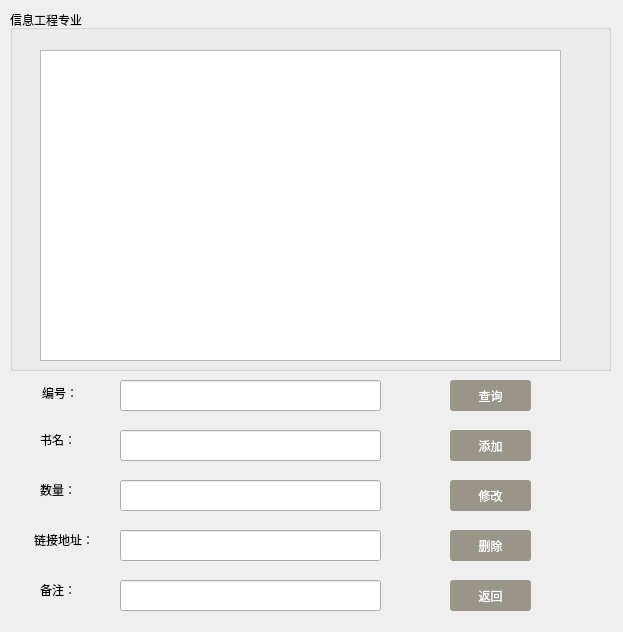
<?xml version="1.0" encoding="UTF-8"?>
<ui version="4.0">
 <class>TInformation</class>
 <widget class="QDialog" name="TInformation">
  <property name="geometry">
   <rect>
    <x>0</x>
    <y>0</y>
    <width>623</width>
    <height>632</height>
   </rect>
  </property>
  <property name="windowTitle">
   <string>Dialog</string>
  </property>
  <widget class="QGroupBox" name="groupBox">
   <property name="geometry">
    <rect>
     <x>10</x>
     <y>10</y>
     <width>601</width>
     <height>361</height>
    </rect>
   </property>
   <property name="styleSheet">
    <string notr="true">

font: 75 14pt &quot;Aparajita&quot;;</string>
   </property>
   <property name="title">
    <string>信息工程专业</string>
   </property>
   <widget class="QTableView" name="automationview">
    <property name="geometry">
     <rect>
      <x>30</x>
      <y>40</y>
      <width>521</width>
      <height>311</height>
     </rect>
    </property>
    <property name="styleSheet">
     <string notr="true"/>
    </property>
   </widget>
  </widget>
  <widget class="QLabel" name="label_5">
   <property name="geometry">
    <rect>
     <x>40</x>
     <y>580</y>
     <width>63</width>
     <height>20</height>
    </rect>
   </property>
   <property name="styleSheet">
    <string notr="true">font: 14pt &quot;Agency FB&quot;;</string>
   </property>
   <property name="text">
    <string>备注：     </string>
   </property>
  </widget>
  <widget class="QLineEdit" name="nameline">
   <property name="geometry">
    <rect>
     <x>120</x>
     <y>430</y>
     <width>261</width>
     <height>31</height>
    </rect>
   </property>
  </widget>
  <widget class="QLineEdit" name="numberline">
   <property name="geometry">
    <rect>
     <x>120</x>
     <y>480</y>
     <width>261</width>
     <height>31</height>
    </rect>
   </property>
  </widget>
  <widget class="QLabel" name="label_4">
   <property name="geometry">
    <rect>
     <x>34</x>
     <y>530</y>
     <width>80</width>
     <height>20</height>
    </rect>
   </property>
   <property name="styleSheet">
    <string notr="true">font: 14pt &quot;Agency FB&quot;;</string>
   </property>
   <property name="text">
    <string>链接地址：</string>
   </property>
  </widget>
  <widget class="QLineEdit" name="remarkline">
   <property name="geometry">
    <rect>
     <x>120</x>
     <y>580</y>
     <width>261</width>
     <height>31</height>
    </rect>
   </property>
  </widget>
  <widget class="QPushButton" name="returnbtn">
   <property name="geometry">
    <rect>
     <x>450</x>
     <y>580</y>
     <width>81</width>
     <height>31</height>
    </rect>
   </property>
   <property name="styleSheet">
    <string notr="true">QPushButton { background-color: rgb(153, 149, 137); border-radius: 3px; color: rgb(255, 255, 255); } QPushButton:hover { background-color: black;}</string>
   </property>
   <property name="text">
    <string>返回</string>
   </property>
  </widget>
  <widget class="QLineEdit" name="adressline">
   <property name="geometry">
    <rect>
     <x>120</x>
     <y>530</y>
     <width>261</width>
     <height>31</height>
    </rect>
   </property>
  </widget>
  <widget class="QPushButton" name="changebtn">
   <property name="geometry">
    <rect>
     <x>450</x>
     <y>480</y>
     <width>81</width>
     <height>31</height>
    </rect>
   </property>
   <property name="styleSheet">
    <string notr="true">QPushButton { background-color: rgb(153, 149, 137); border-radius: 3px; color: rgb(255, 255, 255); } QPushButton:hover { background-color: black;}</string>
   </property>
   <property name="text">
    <string>修改</string>
   </property>
  </widget>
  <widget class="QLineEdit" name="idline">
   <property name="geometry">
    <rect>
     <x>120</x>
     <y>380</y>
     <width>261</width>
     <height>31</height>
    </rect>
   </property>
  </widget>
  <widget class="QPushButton" name="addbtn">
   <property name="geometry">
    <rect>
     <x>450</x>
     <y>430</y>
     <width>81</width>
     <height>31</height>
    </rect>
   </property>
   <property name="styleSheet">
    <string notr="true">QPushButton { background-color: rgb(153, 149, 137); border-radius: 3px; color: rgb(255, 255, 255); } QPushButton:hover { background-color: black;}</string>
   </property>
   <property name="text">
    <string>添加</string>
   </property>
  </widget>
  <widget class="QLabel" name="label_3">
   <property name="geometry">
    <rect>
     <x>40</x>
     <y>480</y>
     <width>60</width>
     <height>20</height>
    </rect>
   </property>
   <property name="styleSheet">
    <string notr="true">font: 14pt &quot;Agency FB&quot;;</string>
   </property>
   <property name="text">
    <string>数量：     </string>
   </property>
  </widget>
  <widget class="QPushButton" name="searchbtn">
   <property name="geometry">
    <rect>
     <x>450</x>
     <y>380</y>
     <width>81</width>
     <height>31</height>
    </rect>
   </property>
   <property name="styleSheet">
    <string notr="true">QPushButton { background-color: rgb(153, 149, 137); border-radius: 3px; color: rgb(255, 255, 255); } QPushButton:hover { background-color: black;}



</string>
   </property>
   <property name="text">
    <string>查询</string>
   </property>
  </widget>
  <widget class="QLabel" name="label">
   <property name="geometry">
    <rect>
     <x>42</x>
     <y>383</y>
     <width>60</width>
     <height>20</height>
    </rect>
   </property>
   <property name="styleSheet">
    <string notr="true">font: 14pt &quot;Agency FB&quot;;</string>
   </property>
   <property name="text">
    <string>编号：    </string>
   </property>
  </widget>
  <widget class="QLabel" name="label_2">
   <property name="geometry">
    <rect>
     <x>40</x>
     <y>430</y>
     <width>60</width>
     <height>20</height>
    </rect>
   </property>
   <property name="styleSheet">
    <string notr="true">font: 14pt &quot;Agency FB&quot;;</string>
   </property>
   <property name="text">
    <string>书名：    </string>
   </property>
  </widget>
  <widget class="QPushButton" name="deletebtn">
   <property name="geometry">
    <rect>
     <x>450</x>
     <y>530</y>
     <width>81</width>
     <height>31</height>
    </rect>
   </property>
   <property name="styleSheet">
    <string notr="true">QPushButton { background-color: rgb(153, 149, 137); border-radius: 3px; color: rgb(255, 255, 255); } QPushButton:hover { background-color: black;}</string>
   </property>
   <property name="text">
    <string>删除</string>
   </property>
  </widget>
 </widget>
 <resources/>
 <connections/>
</ui>
